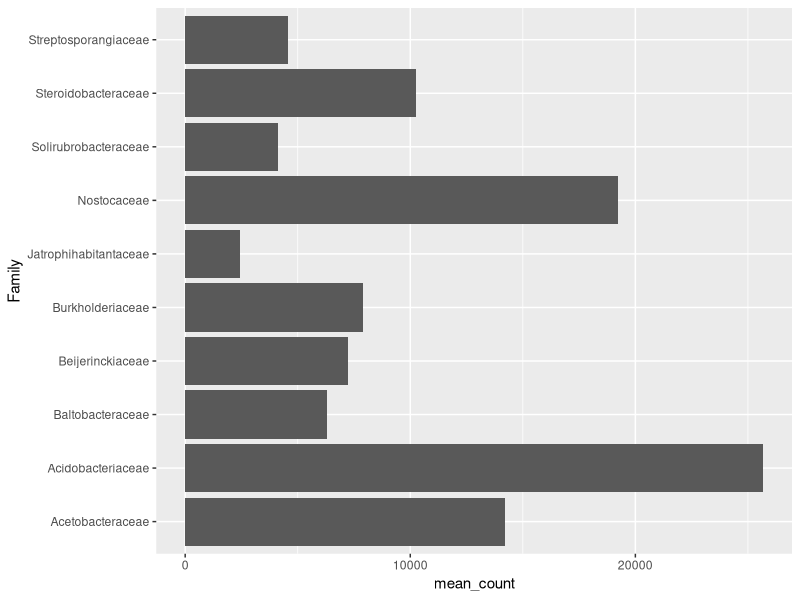
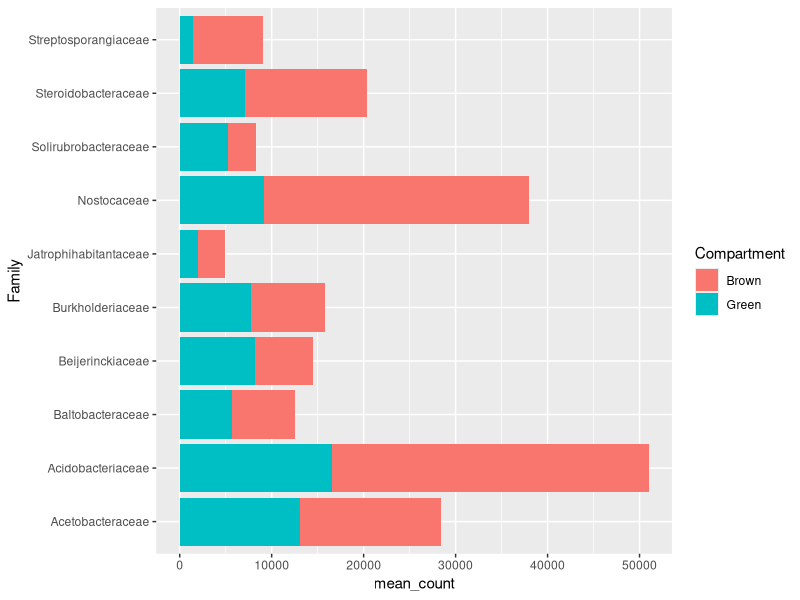
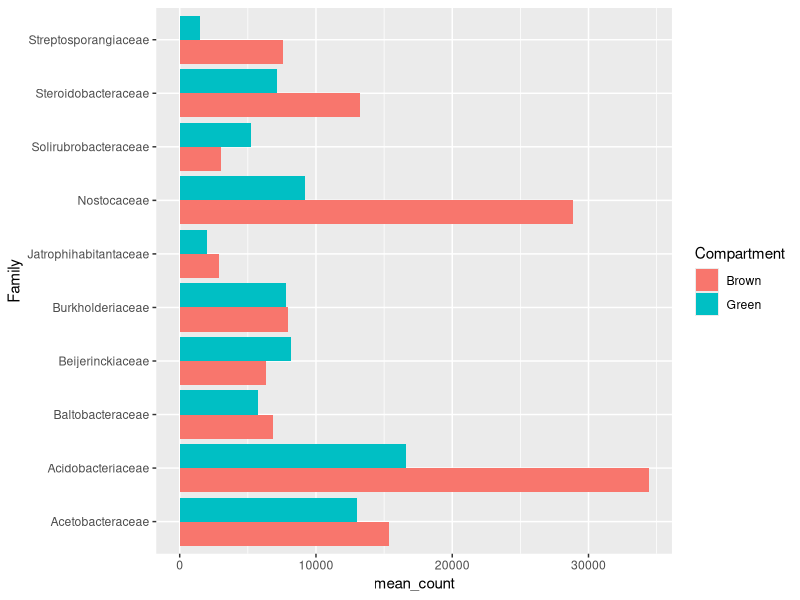
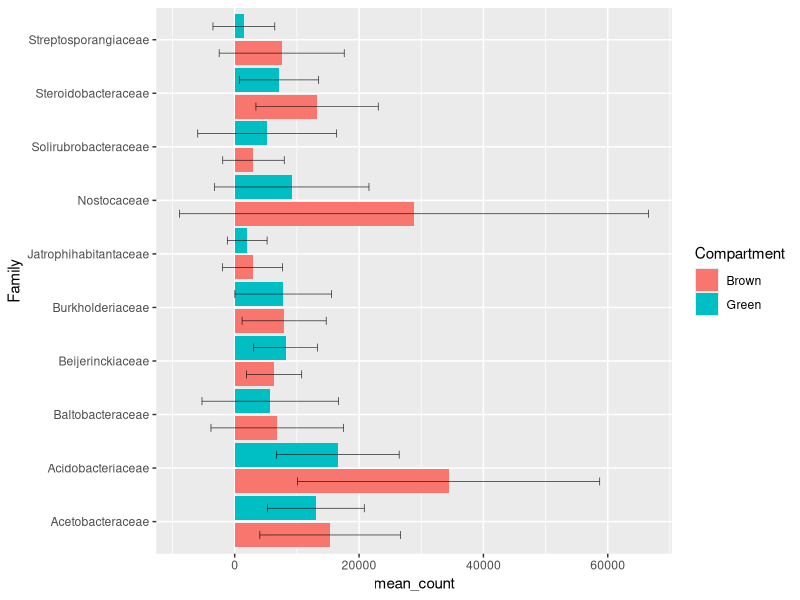
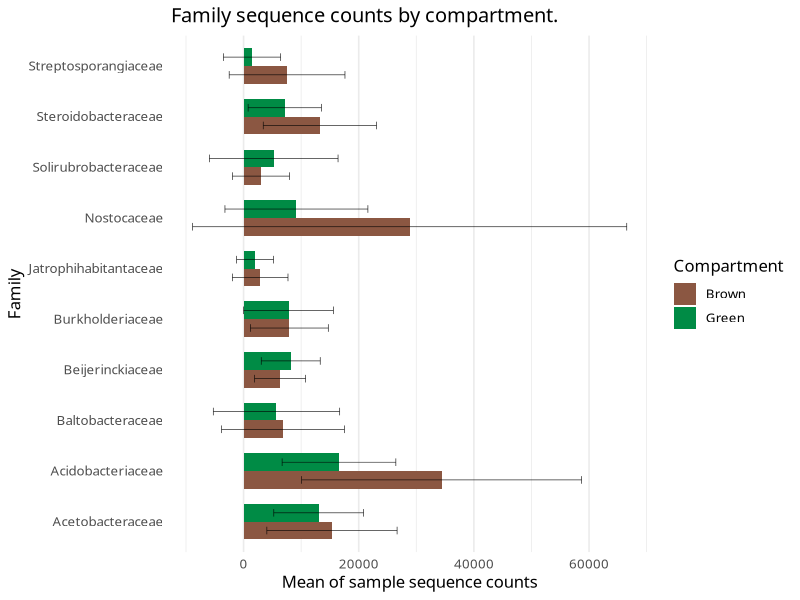
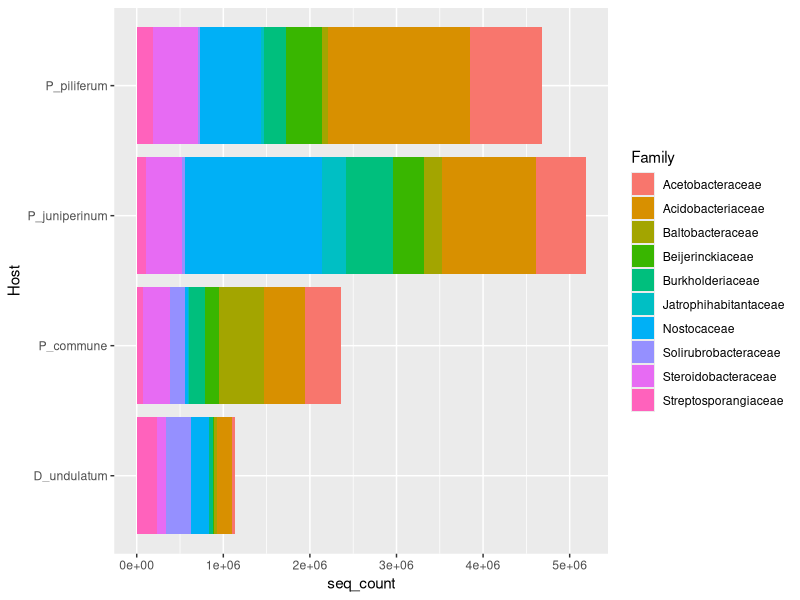
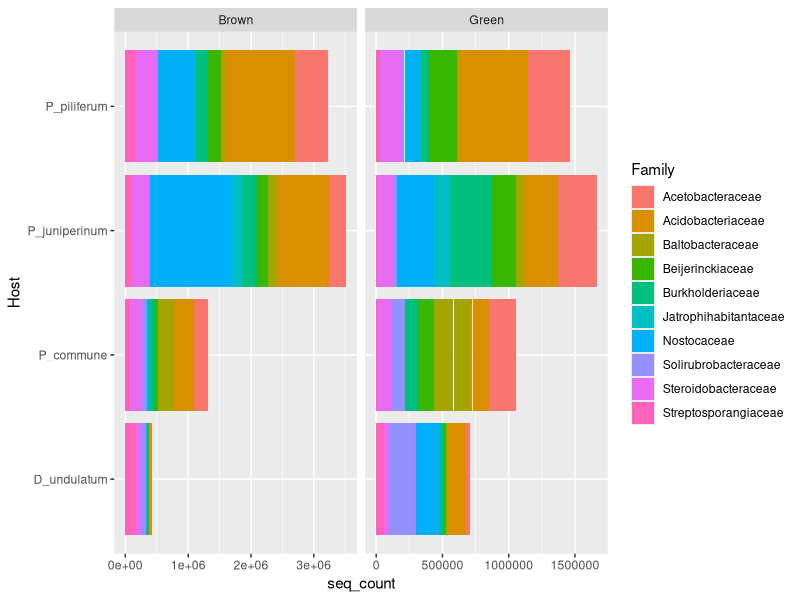
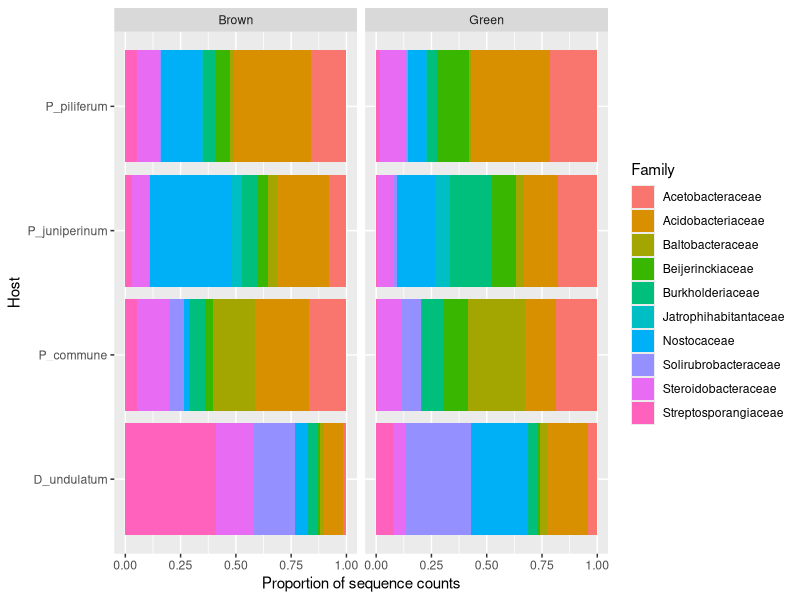

Write the R code that produced these figures, in order.
## ---- chunk 1
library(tidyverse)
## ---- chunk 2
# Import the data file
seq_count <- read.delim("../../Data/sequence_counts.tsv") # by default, read.delim assumes the file has a header, and that it is separated by tabulations ("\t")
head(seq_count)
# How many samples do we have by group and compartment ?
seq_count %>% 
  select(Sample, Host, Compartment) %>% # ignore the seq_count and Family columns
  unique %>% # Keep one line per unique combinations of these variables
  dplyr::summarise(n_samples = n(), # count the number of samples for each
                   .by = c('Host', 'Compartment'))
## ---- chunk 3
str(seq_count)
## ---- chunk 4
seq_count <- seq_count %>% 
  # the mutate() function modifies the values of a variable
  mutate(across(where(is.character), as.factor))

# Make sure the factors are as expected
str(seq_count)
## ---- chunk 5
# Dataframe
family.df <- seq_count %>% 
  group_by(Family) %>% 
  summarise(mean_count = mean(seq_count))

# Plot 
ggplot(family.df, 
       aes(x = mean_count, y = Family)
       ) + 
  geom_col() 
## ---- chunk 6
# Dataframe
familyComp.df <- seq_count %>% 
  group_by(Family, Compartment) %>% 
  summarise(mean_count = mean(seq_count),     
            sd_count = sd(seq_count),        # calculate SD
            .groups = 'drop')                # drops the grouping structure

# Plot
ggplot(familyComp.df, aes(x = mean_count, y = Family, 
                          fill = Compartment)) + # fill by compartment 
  geom_col() 
## ---- chunk 7
ggplot(familyComp.df, aes(x = mean_count, y = Family, fill = Compartment)) + 
  geom_col(position = "dodge") # Dodge the columns, so we can read the counts
## ---- chunk 8
ggplot(familyComp.df, aes(x = mean_count, y = Family, fill = Compartment)) + 
  geom_col(position = position_dodge(width = 1)) + # slight modificatino
  geom_errorbar(aes(xmin = mean_count - sd_count, 
                    xmax = mean_count + sd_count),
                width = 0.3, # size of the "caps"
                size = 0.2, # thickness
                position = position_dodge(width = 1)) # same as geom_col

## ---- chunk 9
comp_colours <- c("lightsalmon4", "springgreen4")

myplot <- # save this plot as an object
  ggplot(familyComp.df, aes(x = mean_count, y = Family, fill = Compartment)) + 
  geom_col(position = position_dodge(width = 0.7), # cluster columns by family
           width = 0.7) + # readjust the columns so they don't overlap
  geom_errorbar(aes(xmin = mean_count - sd_count, xmax = mean_count + sd_count),
                width = 0.3, size = 0.2, position = position_dodge(width = 0.7)) +
  scale_fill_manual(values = comp_colours) + # follows factor levels
  labs(title = "Family sequence counts by compartment.", # Title
       x = "Mean of sample sequence counts") + # meaningful label
  theme_minimal(base_family = "Baskerville", # new font, and this theme removes gray background
                base_size = 12) + # font size
  theme(panel.grid.major.y = element_blank()) # remove horizontal grid
myplot
## ---- chunk 10
ggsave(filename = "./barplot.jpg", plot = myplot, 
       width = 1600, height = 900, units = 'px', dpi = 150)
## ---- chunk 11
ggplot(seq_count, aes(y = Host, x = seq_count)) + 
  geom_col(aes(fill = Family))
      # Notice: we don't use the "dodge" option, so the counts stack.
## ---- chunk 12
ggplot(seq_count, aes(y = Host, x = seq_count)) + 
  geom_col(aes(fill = Family)) +
    # This is where the magic happens:
  facet_grid(cols = vars(Compartment), # Adds facets
             scales="free") # allows different x-axis scales for each facet
## ---- chunk 13
ggplot(seq_count, aes(y = Host, x = seq_count)) + 
  geom_col(aes(fill = Family), 
           position = 'fill') + # normalises total values to 1
  facet_grid(cols = vars(Compartment)) +
  xlab("Proportion of sequence counts") # not absolute values
